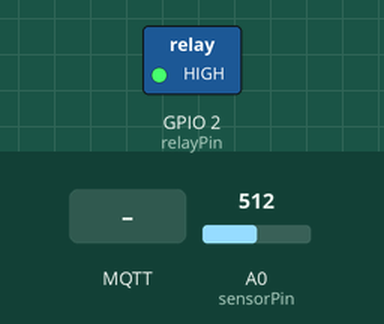
Recording of a sketch running on a simulated ESP8266 (NodeMCU). On the bench: switched loads named in the sketch (green lamp = pin HIGH). The test bench sets the inputs (shaded band); at power-on: A0 (sensorPin) = 512. WiFi joins after 1.5 s; servers stay silent unless stated; no MQTT or app messages arrive unless stated; what the sketch prints to the serial monitor is not drawn.

Above: at 3.2 s.
3.3 s: MQTT message "1" arrives on the first subscribed topic
At 6.5 s:
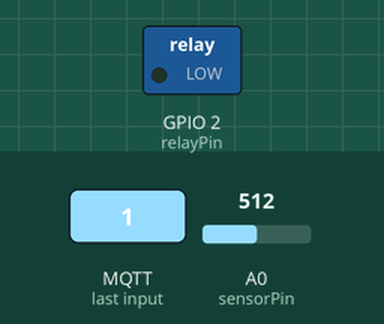
8.5 s: MQTT message "on" arrives on the first subscribed topic
10.0 s: MQTT message "off" arrives on the first subscribed topic
Timing chart, 0 to 13.0 s (numbered marks = the images above; inputs shaded):
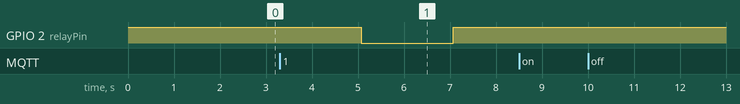

Measured:
- after the input at 3.3 s, GPIO 2 (relayPin): HIGH → LOW after 1.8 s, → HIGH 2.0 s later
- after the input at 8.5 s, every drawn part: stays the same
- after the input at 10.0 s, every drawn part: stays the same

The sketch:

demo.ino
```cpp
#include <ESP8266WiFi.h>
#include <PubSubClient.h>
#include <ArduinoJson.h>

#define PRESS_MIN 20      //最小量程是20g
#define PRESS_MAX 2000    //最大量程是2kg
#define VOLTAGE_MIN 100   //最小电压0.1v
#define VOLTAGE_MAX 3300  //最大电压3.3v

int relayPin = 2; //继电器引脚（GPIO2对应nodemcu的D4，本继电器为低电平触发（另有高电平触发））
int sensorPin = A0;   //压力传感器的引脚

#define WIFI_SSID         "XXXXXX"   //WIFI SSID
#define WIFI_PASSWD       "XXXXX"   //WIFI密码

//三元组
#define PRODUCT_KEY       "XXXXX"
#define DEVICE_NAME       "XXXXX"
#define DEVICE_SECRET     "XXXXXXXXXXXXXXXXX"
#define REGION_ID         "cn-shanghai"

//线上环境域名和端口号
#define MQTT_SERVER       PRODUCT_KEY ".iot-as-mqtt." REGION_ID ".aliyuncs.com"
#define MQTT_PORT         1883
#define MQTT_USRNAME      DEVICE_NAME "&" PRODUCT_KEY

// 生成passwd：加密明文是参数和对应的值（clientId${esp8266}deviceName${deviceName}productKey${productKey}timestamp${1234567890}）按字典顺序拼接,密钥是设备的DeviceSecret
#define CLIENT_ID    "ESP8266|securemode=3,signmethod=hmacsha1,timestamp=1234567890|"
#define MQTT_PASSWD       "XXXXXXXXXXXXXXXXXX"

//topic-发布和订阅
#define ALINK_BODY_FORMAT_POST        "{\"id\":\"123\",\"version\":\"1.0\",\"method\":\"thing.event.property.post\",\"params\":%s}"   //消息体字符串格式和method参数
#define ALINK_TOPIC_PROP_POST         "/sys/" PRODUCT_KEY "/" DEVICE_NAME "/thing/event/property/post"   //发布，设备属性上报
#define ALINK_TOPIC_PROP_SET          "/sys/" PRODUCT_KEY "/" DEVICE_NAME "/thing/service/property/set"  //订阅，设备属性设置

unsigned long lastMs = 0;
WiFiClient espClient;     // 创建WiFiClient实例
PubSubClient  client(espClient);  //创建Client实例

//监听云端下发的指令及解析订阅的topic
void callback(char *topic, byte *payload, unsigned int length)
{
    if (strstr(topic, ALINK_TOPIC_PROP_SET)){
      Serial.print("Message arrived [");
      Serial.print(topic);
      Serial.print("] ");
      payload[length] = '\0';
      Serial.println((char *)payload);

      DynamicJsonDocument doc(100);
      DeserializationError error = deserializeJson(doc, payload);
      if (error){
        Serial.println("parse json failed");
        return;
        }

        //将字符串payload转换为json格式的对象
        // {"method":"thing.service.property.set","id":"282860794","params":{"jidianqi":1},"version":"1.0.0"}
        JsonObject setAlinkMsgObj = doc.as<JsonObject>();
        int val = setAlinkMsgObj["params"]["jidianqi"];
        if (val == HIGH){
          digitalWrite(relayPin, HIGH);
          }
          else if (val == LOW){
            digitalWrite(relayPin, LOW);
            delay(2000);
            digitalWrite(relayPin, HIGH);
            }
     }
}

//连接Wifi
void wifiInit()
{
    WiFi.mode(WIFI_STA);
    WiFi.begin(WIFI_SSID, WIFI_PASSWD);
    while (WiFi.status() != WL_CONNECTED)
    {
        delay(1000);
        Serial.println("WiFi not Connect");
    }

    Serial.println("Connected to AP");
    Serial.println("IP address: ");
    Serial.println(WiFi.localIP());
    client.setServer(MQTT_SERVER, MQTT_PORT);   //连接WiFi之后，连接MQTT服务器
    client.setCallback(callback);   // 设置回调监听云端下发的指令
}

//连接Mqtt
void mqttCheckConnect()
{
    while (!client.connected())
    {
        Serial.println("Connecting to MQTT Server ...");
        if (client.connect(CLIENT_ID, MQTT_USRNAME, MQTT_PASSWD))
        {
            Serial.println("MQTT Connected!");
            client.subscribe(ALINK_TOPIC_PROP_SET); // 订阅属性设置Topic
            Serial.println("subscribe done");
        }
        else
        {
            Serial.print("MQTT Connect err:");
            Serial.println(client.state());
            delay(5000);
        }
    }
}

//上报数据
void mqttIntervalPost()
{
    char param[32];
    char jsonBuf[128];
    long Fdata = getPressValue(sensorPin);

    //sprintf是格式化字符串
    sprintf(param, "{\"jidianqi\":%d,\"zhongliang\":%d}",digitalRead(relayPin),Fdata);  //产品标识符,数据上传
    sprintf(jsonBuf, ALINK_BODY_FORMAT_POST, param);

    Serial.println(jsonBuf);
    boolean a_POST = client.publish(ALINK_TOPIC_PROP_POST, jsonBuf);//上报属性Topic数据
    Serial.print("publish:0失败;1成功;");
    Serial.println(a_POST);
}

void setup()
{
    pinMode(relayPin, OUTPUT);   //继电器输出模式
    digitalWrite(relayPin,HIGH); //初始化继电器高电平
    Serial.begin(115200);
    Serial.println("Demo Start");
    wifiInit();
}

void loop()
{
    if (millis() - lastMs >= 5000)
    {
        lastMs = millis();
        mqttCheckConnect(); // MQTT上云
        mqttIntervalPost();//上报消息心跳周期
    }
    client.loop();
}

//FSR薄膜压力传感器（转换）
long getPressValue(int pin)
{
  long PRESS_AO = 0;            //重量
  int VOLTAGE_AO = 0;           //电压
  int value = analogRead(pin);  //AD

  VOLTAGE_AO = map(value, 0, 1023, 0, 3300);
  if(VOLTAGE_AO < VOLTAGE_MIN)
  {
    PRESS_AO = 0;
  }
  else if(VOLTAGE_AO > VOLTAGE_MAX)
  {
    PRESS_AO = PRESS_MAX;
  }
  else
  {
    PRESS_AO = map(VOLTAGE_AO, VOLTAGE_MIN, VOLTAGE_MAX, PRESS_MIN, PRESS_MAX);
  }
  return PRESS_AO;
}
```
